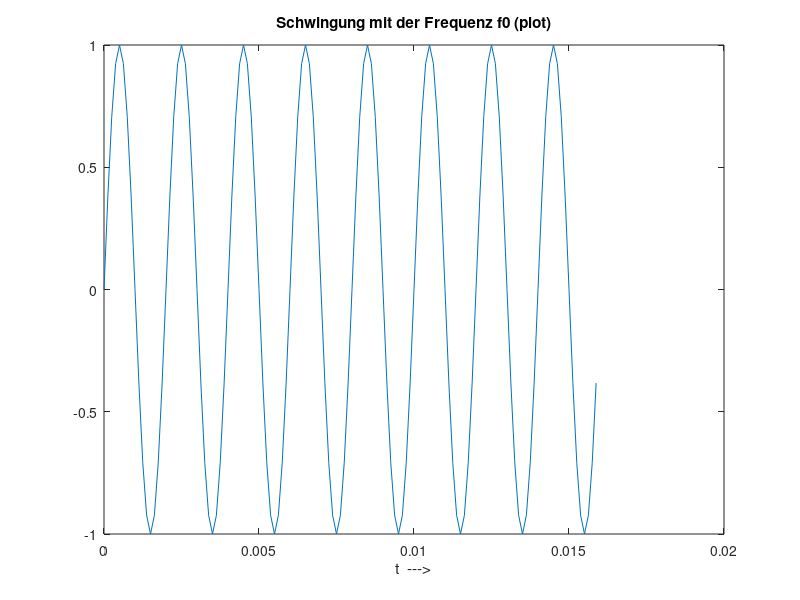
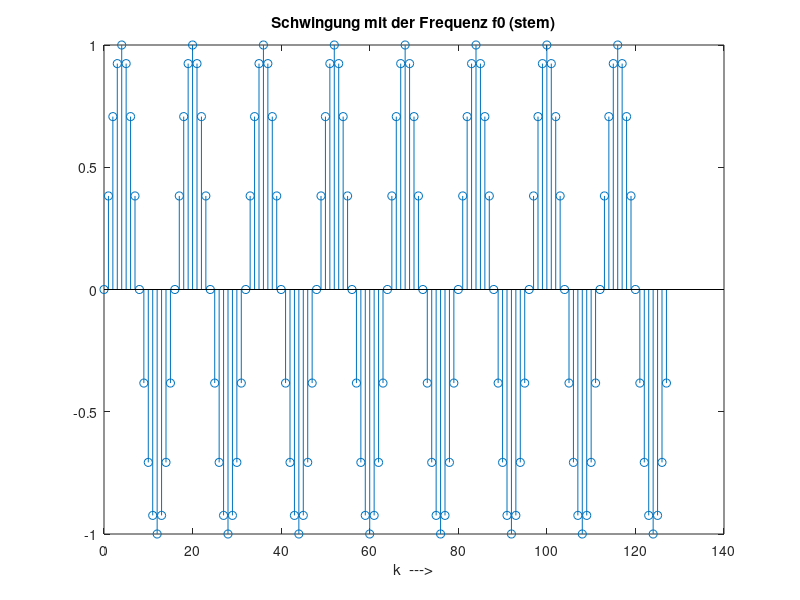
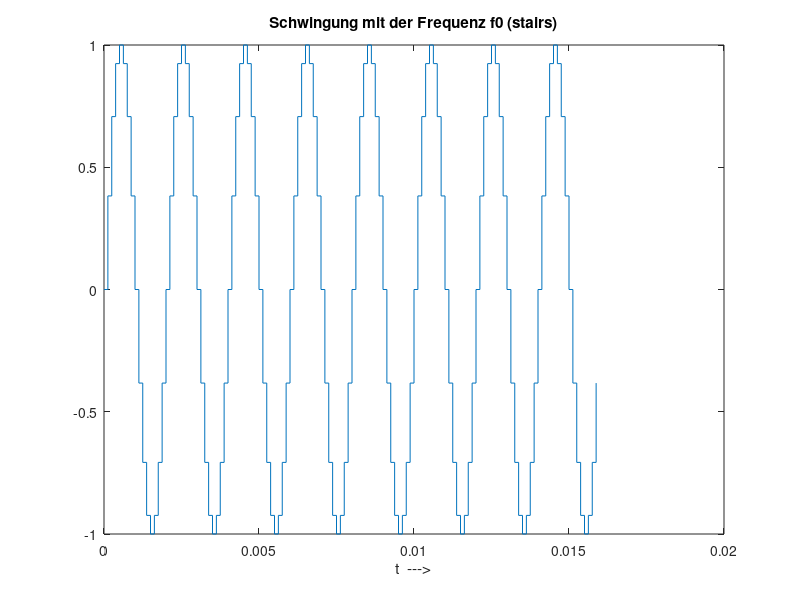

MATLAB code to generate these figures, in order: (Note: this script raises an error after producing the figures.)
N=2^7;f0=500;
fT=8000; 
k=0:1:N-1; 
x=sin(2*pi*k*f0/fT); 
figure 
plot(k/fT,x) 
title('Schwingung mit der Frequenz f0 (plot)'), 
xlabel('t  --->'), pause 
figure; 
stem(k,x); 
title('Schwingung mit der Frequenz f0 (stem)'), 
xlabel('k  --->'), pause 
figure; 
stairs(k/fT,x); 
title('Schwingung mit der Frequenz f0 (stairs)'), 
xlabel('t  --->'), pause 
%Wie viele Perioden von x(kT) werden dargestellt? 
%Es werden 8 Perioden der Funktion x(kT) darestellt.

%Wie viele Abtastwerte fallen in eine Periode? 
%Es fallen 16 Abtastwerte in eine Periode.

%Wie lautet allgemein der Zusammenhang zwischen der Anzahl N per der Abtastwerte pro Periode, der Signalfrequenz f0 und der Abtastfrequenz fT? Nehmen Sie dazu an, dass der Quotient fT/f0 ganzzahlig ist.
%Periode = N/Abtastwerte pro Periode Abtastwerte pro Periode = fT/f0

spektrum(x,fT);

N=2^7;f0=531;
fT=8000; 
k=0:1:N-1; 
x=sin(2*pi*k*f0/fT); 
figure 
plot(k/fT,x) 
title('Schwingung mit der Frequenz f0 (plot)'), 
xlabel('t  --->'), pause 
figure; 
stem(k,x); 
title('Schwingung mit der Frequenz f0 (stem)'), 
xlabel('k  --->'), pause 
figure; 
stairs(k/fT,x); 
title('Schwingung mit der Frequenz f0 (stairs)'), 
xlabel('t  --->'), pause

spektrum(x,fT);

